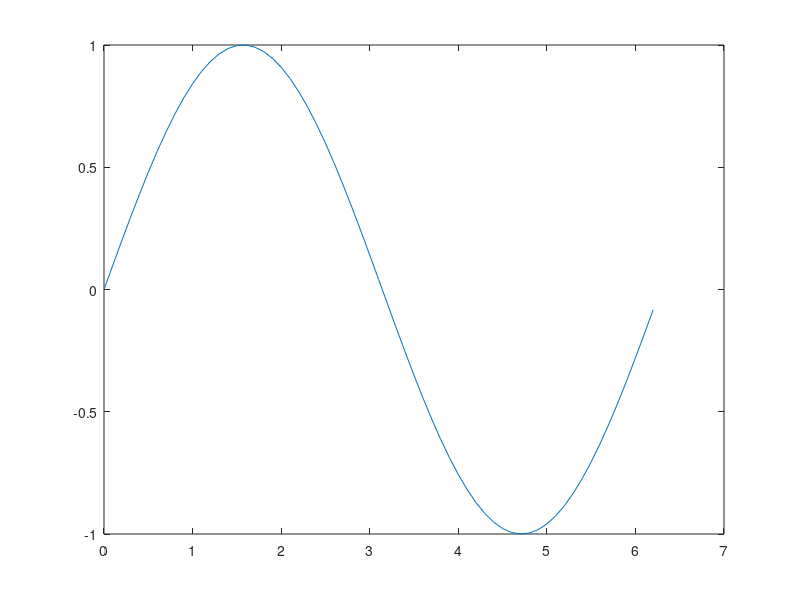

Write MATLAB code to recreate this figure. (Note: this script raises an error after producing the figure.)
clear all; clc; 

figure();
x = 0:0.1:2*pi;
y = sin(x);
plot(x, y);
siso_cmac = train(x, y, 20);

x = 0:0.01:2*pi;
y = sin(x);
o = [];
for i = [1: size(x, 2)]
	o = [o, get_output( siso_cmac, x(i) )];
end

hold on;
plot(x, o, 'color', 'r');
